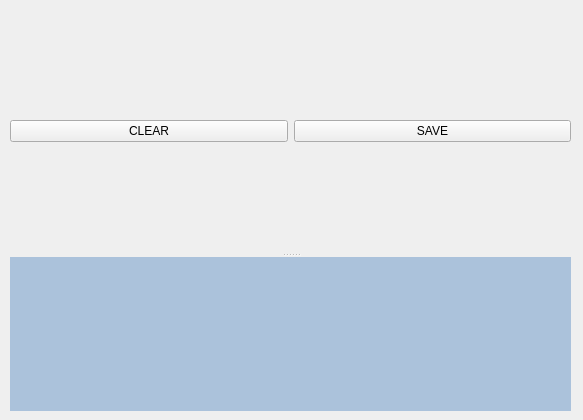
<?xml version="1.0" encoding="UTF-8"?>
<ui version="4.0">
 <class>Form</class>
 <widget class="QWidget" name="Form">
  <property name="geometry">
   <rect>
    <x>0</x>
    <y>0</y>
    <width>583</width>
    <height>420</height>
   </rect>
  </property>
  <property name="windowTitle">
   <string>Form</string>
  </property>
  <widget class="QSplitter" name="splitter">
   <property name="geometry">
    <rect>
     <x>10</x>
     <y>10</y>
     <width>561</width>
     <height>401</height>
    </rect>
   </property>
   <property name="orientation">
    <enum>Qt::Vertical</enum>
   </property>
   <property name="opaqueResize">
    <bool>true</bool>
   </property>
   <property name="childrenCollapsible">
    <bool>false</bool>
   </property>
   <widget class="QWidget" name="">
    <layout class="QHBoxLayout" name="horizontalLayout">
     <item>
      <widget class="QPushButton" name="clearButton">
       <property name="text">
        <string>CLEAR</string>
       </property>
      </widget>
     </item>
     <item>
      <widget class="QPushButton" name="saveButton">
       <property name="text">
        <string>SAVE</string>
       </property>
      </widget>
     </item>
    </layout>
   </widget>
   <widget class="QLabel" name="paintLabel">
    <property name="palette">
     <palette>
      <active>
       <colorrole role="WindowText">
        <brush brushstyle="SolidPattern">
         <color alpha="255">
          <red>0</red>
          <green>0</green>
          <blue>0</blue>
         </color>
        </brush>
       </colorrole>
       <colorrole role="Button">
        <brush brushstyle="SolidPattern">
         <color alpha="255">
          <red>171</red>
          <green>194</green>
          <blue>219</blue>
         </color>
        </brush>
       </colorrole>
       <colorrole role="Light">
        <brush brushstyle="SolidPattern">
         <color alpha="255">
          <red>255</red>
          <green>255</green>
          <blue>255</blue>
         </color>
        </brush>
       </colorrole>
       <colorrole role="Midlight">
        <brush brushstyle="SolidPattern">
         <color alpha="255">
          <red>213</red>
          <green>224</green>
          <blue>237</blue>
         </color>
        </brush>
       </colorrole>
       <colorrole role="Dark">
        <brush brushstyle="SolidPattern">
         <color alpha="255">
          <red>85</red>
          <green>97</green>
          <blue>109</blue>
         </color>
        </brush>
       </colorrole>
       <colorrole role="Mid">
        <brush brushstyle="SolidPattern">
         <color alpha="255">
          <red>114</red>
          <green>129</green>
          <blue>146</blue>
         </color>
        </brush>
       </colorrole>
       <colorrole role="Text">
        <brush brushstyle="SolidPattern">
         <color alpha="255">
          <red>0</red>
          <green>0</green>
          <blue>0</blue>
         </color>
        </brush>
       </colorrole>
       <colorrole role="BrightText">
        <brush brushstyle="SolidPattern">
         <color alpha="255">
          <red>255</red>
          <green>255</green>
          <blue>255</blue>
         </color>
        </brush>
       </colorrole>
       <colorrole role="ButtonText">
        <brush brushstyle="SolidPattern">
         <color alpha="255">
          <red>0</red>
          <green>0</green>
          <blue>0</blue>
         </color>
        </brush>
       </colorrole>
       <colorrole role="Base">
        <brush brushstyle="SolidPattern">
         <color alpha="255">
          <red>255</red>
          <green>255</green>
          <blue>255</blue>
         </color>
        </brush>
       </colorrole>
       <colorrole role="Window">
        <brush brushstyle="SolidPattern">
         <color alpha="255">
          <red>171</red>
          <green>194</green>
          <blue>219</blue>
         </color>
        </brush>
       </colorrole>
       <colorrole role="Shadow">
        <brush brushstyle="SolidPattern">
         <color alpha="255">
          <red>0</red>
          <green>0</green>
          <blue>0</blue>
         </color>
        </brush>
       </colorrole>
       <colorrole role="AlternateBase">
        <brush brushstyle="SolidPattern">
         <color alpha="255">
          <red>213</red>
          <green>224</green>
          <blue>237</blue>
         </color>
        </brush>
       </colorrole>
       <colorrole role="ToolTipBase">
        <brush brushstyle="SolidPattern">
         <color alpha="255">
          <red>255</red>
          <green>255</green>
          <blue>220</blue>
         </color>
        </brush>
       </colorrole>
       <colorrole role="ToolTipText">
        <brush brushstyle="SolidPattern">
         <color alpha="255">
          <red>0</red>
          <green>0</green>
          <blue>0</blue>
         </color>
        </brush>
       </colorrole>
      </active>
      <inactive>
       <colorrole role="WindowText">
        <brush brushstyle="SolidPattern">
         <color alpha="255">
          <red>0</red>
          <green>0</green>
          <blue>0</blue>
         </color>
        </brush>
       </colorrole>
       <colorrole role="Button">
        <brush brushstyle="SolidPattern">
         <color alpha="255">
          <red>171</red>
          <green>194</green>
          <blue>219</blue>
         </color>
        </brush>
       </colorrole>
       <colorrole role="Light">
        <brush brushstyle="SolidPattern">
         <color alpha="255">
          <red>255</red>
          <green>255</green>
          <blue>255</blue>
         </color>
        </brush>
       </colorrole>
       <colorrole role="Midlight">
        <brush brushstyle="SolidPattern">
         <color alpha="255">
          <red>213</red>
          <green>224</green>
          <blue>237</blue>
         </color>
        </brush>
       </colorrole>
       <colorrole role="Dark">
        <brush brushstyle="SolidPattern">
         <color alpha="255">
          <red>85</red>
          <green>97</green>
          <blue>109</blue>
         </color>
        </brush>
       </colorrole>
       <colorrole role="Mid">
        <brush brushstyle="SolidPattern">
         <color alpha="255">
          <red>114</red>
          <green>129</green>
          <blue>146</blue>
         </color>
        </brush>
       </colorrole>
       <colorrole role="Text">
        <brush brushstyle="SolidPattern">
         <color alpha="255">
          <red>0</red>
          <green>0</green>
          <blue>0</blue>
         </color>
        </brush>
       </colorrole>
       <colorrole role="BrightText">
        <brush brushstyle="SolidPattern">
         <color alpha="255">
          <red>255</red>
          <green>255</green>
          <blue>255</blue>
         </color>
        </brush>
       </colorrole>
       <colorrole role="ButtonText">
        <brush brushstyle="SolidPattern">
         <color alpha="255">
          <red>0</red>
          <green>0</green>
          <blue>0</blue>
         </color>
        </brush>
       </colorrole>
       <colorrole role="Base">
        <brush brushstyle="SolidPattern">
         <color alpha="255">
          <red>255</red>
          <green>255</green>
          <blue>255</blue>
         </color>
        </brush>
       </colorrole>
       <colorrole role="Window">
        <brush brushstyle="SolidPattern">
         <color alpha="255">
          <red>171</red>
          <green>194</green>
          <blue>219</blue>
         </color>
        </brush>
       </colorrole>
       <colorrole role="Shadow">
        <brush brushstyle="SolidPattern">
         <color alpha="255">
          <red>0</red>
          <green>0</green>
          <blue>0</blue>
         </color>
        </brush>
       </colorrole>
       <colorrole role="AlternateBase">
        <brush brushstyle="SolidPattern">
         <color alpha="255">
          <red>213</red>
          <green>224</green>
          <blue>237</blue>
         </color>
        </brush>
       </colorrole>
       <colorrole role="ToolTipBase">
        <brush brushstyle="SolidPattern">
         <color alpha="255">
          <red>255</red>
          <green>255</green>
          <blue>220</blue>
         </color>
        </brush>
       </colorrole>
       <colorrole role="ToolTipText">
        <brush brushstyle="SolidPattern">
         <color alpha="255">
          <red>0</red>
          <green>0</green>
          <blue>0</blue>
         </color>
        </brush>
       </colorrole>
      </inactive>
      <disabled>
       <colorrole role="WindowText">
        <brush brushstyle="SolidPattern">
         <color alpha="255">
          <red>85</red>
          <green>97</green>
          <blue>109</blue>
         </color>
        </brush>
       </colorrole>
       <colorrole role="Button">
        <brush brushstyle="SolidPattern">
         <color alpha="255">
          <red>171</red>
          <green>194</green>
          <blue>219</blue>
         </color>
        </brush>
       </colorrole>
       <colorrole role="Light">
        <brush brushstyle="SolidPattern">
         <color alpha="255">
          <red>255</red>
          <green>255</green>
          <blue>255</blue>
         </color>
        </brush>
       </colorrole>
       <colorrole role="Midlight">
        <brush brushstyle="SolidPattern">
         <color alpha="255">
          <red>213</red>
          <green>224</green>
          <blue>237</blue>
         </color>
        </brush>
       </colorrole>
       <colorrole role="Dark">
        <brush brushstyle="SolidPattern">
         <color alpha="255">
          <red>85</red>
          <green>97</green>
          <blue>109</blue>
         </color>
        </brush>
       </colorrole>
       <colorrole role="Mid">
        <brush brushstyle="SolidPattern">
         <color alpha="255">
          <red>114</red>
          <green>129</green>
          <blue>146</blue>
         </color>
        </brush>
       </colorrole>
       <colorrole role="Text">
        <brush brushstyle="SolidPattern">
         <color alpha="255">
          <red>85</red>
          <green>97</green>
          <blue>109</blue>
         </color>
        </brush>
       </colorrole>
       <colorrole role="BrightText">
        <brush brushstyle="SolidPattern">
         <color alpha="255">
          <red>255</red>
          <green>255</green>
          <blue>255</blue>
         </color>
        </brush>
       </colorrole>
       <colorrole role="ButtonText">
        <brush brushstyle="SolidPattern">
         <color alpha="255">
          <red>85</red>
          <green>97</green>
          <blue>109</blue>
         </color>
        </brush>
       </colorrole>
       <colorrole role="Base">
        <brush brushstyle="SolidPattern">
         <color alpha="255">
          <red>171</red>
          <green>194</green>
          <blue>219</blue>
         </color>
        </brush>
       </colorrole>
       <colorrole role="Window">
        <brush brushstyle="SolidPattern">
         <color alpha="255">
          <red>171</red>
          <green>194</green>
          <blue>219</blue>
         </color>
        </brush>
       </colorrole>
       <colorrole role="Shadow">
        <brush brushstyle="SolidPattern">
         <color alpha="255">
          <red>0</red>
          <green>0</green>
          <blue>0</blue>
         </color>
        </brush>
       </colorrole>
       <colorrole role="AlternateBase">
        <brush brushstyle="SolidPattern">
         <color alpha="255">
          <red>171</red>
          <green>194</green>
          <blue>219</blue>
         </color>
        </brush>
       </colorrole>
       <colorrole role="ToolTipBase">
        <brush brushstyle="SolidPattern">
         <color alpha="255">
          <red>255</red>
          <green>255</green>
          <blue>220</blue>
         </color>
        </brush>
       </colorrole>
       <colorrole role="ToolTipText">
        <brush brushstyle="SolidPattern">
         <color alpha="255">
          <red>0</red>
          <green>0</green>
          <blue>0</blue>
         </color>
        </brush>
       </colorrole>
      </disabled>
     </palette>
    </property>
    <property name="autoFillBackground">
     <bool>true</bool>
    </property>
    <property name="text">
     <string/>
    </property>
   </widget>
  </widget>
 </widget>
 <resources/>
 <connections/>
</ui>
